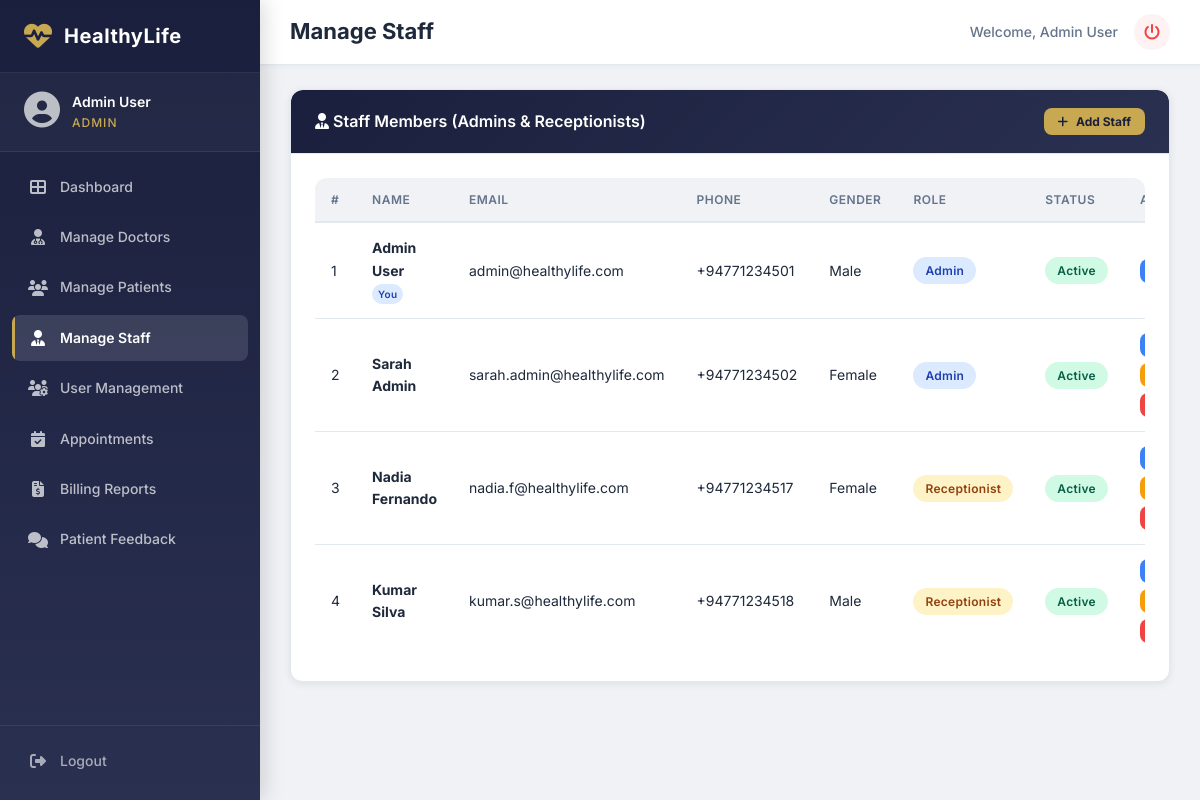
Page /admin/manage_staff.php (signed in) on the committed database.
### tables this page shows
CREATE TABLE IF NOT EXISTS `users` (
  `id` INT AUTO_INCREMENT PRIMARY KEY,
  `full_name` VARCHAR(100) NOT NULL,
  `email` VARCHAR(150) NOT NULL UNIQUE,
  `password` VARCHAR(255) NOT NULL,
  `role` ENUM('admin','doctor','patient','receptionist') NOT NULL DEFAULT 'patient',
  `phone` VARCHAR(20) DEFAULT NULL,
  `gender` ENUM('male','female','other') DEFAULT NULL,
  `date_of_birth` DATE DEFAULT NULL,
  `address` TEXT DEFAULT NULL,
  `profile_image` VARCHAR(255) DEFAULT NULL,
  `specialization` VARCHAR(100) DEFAULT NULL,
  `consulting_hours` VARCHAR(100) DEFAULT NULL,
  `consulting_days` VARCHAR(255) DEFAULT NULL,
  `consulting_fee` DECIMAL(10,2) DEFAULT NULL,
  `is_active` TINYINT(1) NOT NULL DEFAULT 1,
  `created_at` TIMESTAMP DEFAULT CURRENT_TIMESTAMP,
  `updated_at` TIMESTAMP DEFAULT CURRENT_TIMESTAMP ON UPDATE CURRENT_TIMESTAMP
);

### admin/manage_staff.php (the view, shortened to what this page needs)
<?php
require_once __DIR__ . '/../middleware/check_login.php';
$staff = $conn->query("SELECT * FROM users WHERE role IN ('receptionist','admin') ORDER BY role ASC, created_at DESC");
require_once __DIR__ . '/../includes/header.php';
require_once __DIR__ . '/../includes/sidebar.php';
?>
<div class="card admin-table-card">
    <div class="card-header">
        <h2><i class="fas fa-user-tie"></i> Staff Members (Admins & Receptionists)</h2>
        <button class="btn btn-sm" onclick="document.getElementById('addStaffModal').classList.add('active')" style="background:#c8a951;color:#1a1f3d;font-weight:700;">
            <i class="fas fa-plus"></i> Add Staff
        </button>
    </div>
    <div class="card-body">
        <div class="table-responsive">
            <table>
                <thead>
                    <tr><th>#</th><th>Name</th><th>Email</th><th>Phone</th><th>Gender</th><th>Role</th><th>Status</th><th>Actions</th></tr>
                </thead>
                <tbody>
                    <?php $n=1; while ($s = $staff->fetch_assoc()): ?>
                    <tr>
                        <td data-label="#"><?php echo $n++; ?></td>
                        <td data-label="Name">
                            <strong><?php echo htmlspecialchars($s['full_name']); ?></strong>
                            <?php if ($s['id'] == $_SESSION['user_id']): ?>
                                <span class="badge badge-completed" style="font-size:10px;padding:2px 6px;">You</span>
                            <?php endif; ?>
                        </td>
                        <td data-label="Email"><?php echo htmlspecialchars($s['email']); ?></td>
                        <td data-label="Phone"><?php echo htmlspecialchars($s['phone'] ?? '-'); ?></td>
                        <td data-label="Gender"><?php echo ucfirst($s['gender'] ?? '-'); ?></td>
                        <td data-label="Role">
                            <span class="badge <?php echo $s['role'] === 'admin' ? 'badge-completed' : 'badge-pending'; ?>">
                                <?php echo ucfirst($s['role']); ?>
                            </span>
                        </td>
                        <td data-label="Status"><span class="badge <?php echo $s['is_active'] ? 'badge-approved' : 'badge-cancelled'; ?>"><?php echo $s['is_active'] ? 'Active' : 'Inactive'; ?></span></td>
                        <td data-label="Actions">
                            <div class="action-btns">
                                <button class="btn btn-info btn-sm" onclick='editStaff(<?php echo json_encode($s, JSON_HEX_APOS | JSON_HEX_QUOT); ?>)'><i class="fas fa-edit"></i></button>
                                <?php if ($s['id'] != $_SESSION['user_id']): ?>
                                <form method="POST" style="display:inline;">
                                    <button type="submit" class="btn btn-warning btn-sm"><i class="fas fa-power-off"></i></button>
                                </form>
                                <form method="POST" style="display:inline;" onsubmit="return confirm('Delete this staff member?');">
                                    <button type="submit" class="btn btn-danger btn-sm"><i class="fas fa-trash"></i></button>
                                </form>
                                <?php endif; ?>
                            </div>
                        </td>
                    </tr>
                    <?php endwhile; ?>
                </tbody>
            </table>
        </div>
    </div>
</div>
<?php require_once __DIR__ . '/../includes/footer.php'; ?>

### includes/includes.css (style rules this page uses)
:root { --theme-primary: #1a1f3d; --theme-primary-light: #2a3050; --sidebar-width: 260px; --sidebar-collapsed: 0px; --topbar-height: 65px; --border-radius: 12px; --border-radius-sm: 8px; --shadow-sm: 0 2px 8px rgba(0, 0, 0, 0.08); --shadow-md: 0 4px 16px rgba(0, 0, 0, 0.12); --shadow-lg: 0 8px 32px rgba(0, 0, 0, 0.16); --transition: all 0.3s cubic-bezier(0.4, 0, 0.2, 1); --font-family: 'Inter', -apple-system, BlinkMacSystemFont, sans-serif; --color-success: #10b981; --color-danger: #ef4444; --color-warning: #f59e0b; --color-info: #3b82f6; --bg-body: #f0f2f5; --bg-card: #ffffff; --text-primary: #1e293b; --text-secondary: #64748b; --text-muted: #94a3b8; --border-color: #e2e8f0; --gold-accent: #c8a951; --bg-light: #f8fafc; --text-accent: #6366f1; }
*, *::before, *::after { margin: 0; padding: 0; box-sizing: border-box; }
body { font-family: var(--font-family); background: var(--bg-body); color: var(--text-primary); line-height: 1.6; overflow-x: hidden; -webkit-text-size-adjust: 100%; }
.card { background: var(--bg-card); border-radius: var(--border-radius); box-shadow: var(--shadow-sm); border: 1px solid var(--border-color); transition: var(--transition); overflow: hidden; }
.card-header { padding: 18px 24px; border-bottom: 1px solid var(--border-color); display: flex; align-items: center; justify-content: space-between; gap: 12px; flex-wrap: wrap; }
.card-header h2 { font-size: 16px; font-weight: 600; color: var(--text-primary); }
.card-body { padding: 24px; }
.table-responsive { overflow-x: auto; border-radius: var(--border-radius); -webkit-overflow-scrolling: touch; }
table { width: 100%; border-collapse: collapse; min-width: 600px; }
table thead th { background: var(--bg-body); padding: 12px 16px; text-align: left; font-size: 12px; font-weight: 600; text-transform: uppercase; letter-spacing: 0.5px; color: var(--text-secondary); border-bottom: 2px solid var(--border-color); white-space: nowrap; }
table tbody td { padding: 14px 16px; font-size: 14px; border-bottom: 1px solid var(--border-color); color: var(--text-primary); vertical-align: middle; }
table tbody tr { transition: var(--transition); }
table tbody tr:last-child td { border-bottom: none; }
.badge { display: inline-flex; align-items: center; padding: 4px 12px; border-radius: 20px; font-size: 12px; font-weight: 600; letter-spacing: 0.3px; white-space: nowrap; }
.badge-pending { background: #fef3c7; color: #92400e; }
.badge-approved { background: #d1fae5; color: #065f46; }
.badge-completed { background: #dbeafe; color: #1e40af; }
.btn { display: inline-flex; align-items: center; gap: 8px; padding: 10px 20px; border-radius: var(--border-radius-sm); font-size: 14px; font-weight: 600; cursor: pointer; border: none; transition: var(--transition); font-family: var(--font-family); text-decoration: none; white-space: nowrap; justify-content: center; }
.btn-danger { background: var(--color-danger); color: #fff; }
.btn-warning { background: var(--color-warning); color: #fff; }
.btn-info { background: var(--color-info); color: #fff; }
.btn-sm { padding: 6px 14px; font-size: 12px; }
.action-btns { display: flex; gap: 6px; flex-wrap: wrap; }
.action-btns .btn { padding: 6px 10px; font-size: 12px; }

### admin/admin.css (style rules this page uses)
:root { --admin-primary: #1a1f3d; --admin-primary-light: #2a3050; --admin-accent: #c8a951; }
.admin-table-card { margin-bottom: 24px; }
.admin-table-card .card-header { background: linear-gradient(135deg, var(--admin-primary), var(--admin-primary-light)); color: #fff; border-radius: var(--border-radius) var(--border-radius) 0 0; }
.admin-table-card .card-header h2 { color: #fff; }
.admin-table-card .card-header .btn { background: var(--admin-accent); color: var(--admin-primary); font-weight: 700; }

### rows in the picture
users: full_name "Admin User", shows "You", email "admin@healthylife.com", phone "+94771234501", gender "Male", role "Admin", is_active "Active"
users: full_name "Sarah Admin", email "sarah.admin@healthylife.com", phone "+94771234502", gender "Female", role "Admin", is_active "Active"
users: full_name "Nadia Fernando", email "nadia.f@healthylife.com", phone "+94771234517", gender "Female", role "Receptionist", is_active "Active"
users: full_name "Kumar Silva", email "kumar.s@healthylife.com", phone "+94771234518", gender "Male", role "Receptionist", is_active "Active"

### other values in the picture
$_SESSION['full_name'] "Admin User"
$role "ADMIN"
$pageTitle "Manage Staff"
